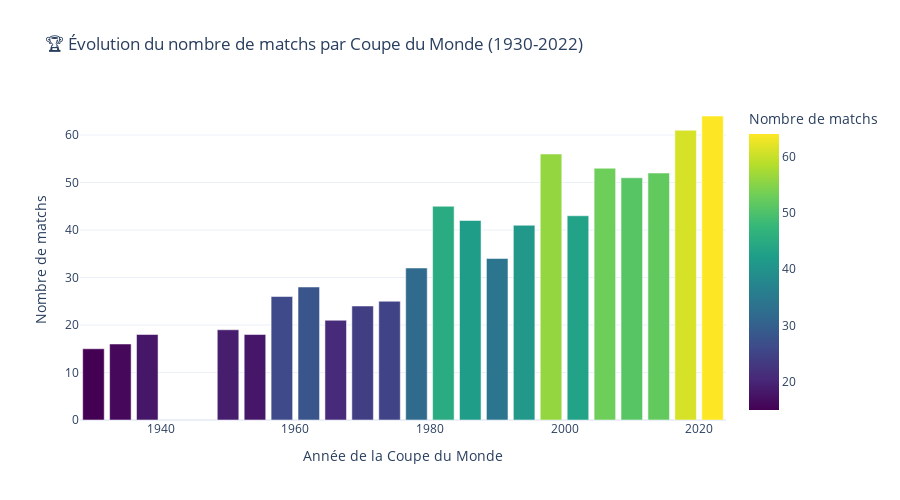

The cell this chart's notebook holds for it:
### Markdown cell above
## 🌍 Vue d'ensemble - L'évolution du football mondial
### Combien de matchs, de buts, d'équipes ? Que nous disent les chiffres globaux ?

### Code cell
# 📈 VISUALISATION 1 : Évolution du nombre de matchs par Coupe du Monde
matches_by_edition = match_final_kpi[(match_final_kpi["is_final"]== True)&(match_final_kpi["date"].notna())].groupby('edition').size().reset_index(name='nb_matches')
matches_by_edition['edition'] = matches_by_edition['edition'].astype(int)

fig = px.bar(matches_by_edition.sort_values('edition'), 
             x='edition', y='nb_matches',
             title="🏆 Évolution du nombre de matchs par Coupe du Monde (1930-2022)",
             labels={'edition': 'Année de la Coupe du Monde', 'nb_matches': 'Nombre de matchs'},
             color='nb_matches',
             color_continuous_scale='viridis')

fig.update_layout(height=500)
fig.show()

print(f"📊 Insight: De {matches_by_edition['nb_matches'].min()} matchs en 1930 à {matches_by_edition['nb_matches'].max()} matchs au maximum")

### Figure 1 — Plotly figure (JSON) as saved in the notebook; plotly's stock layout.template omitted (floating-point values rounded to 4 significant figures)
{"data": [{"hovertemplate": "Année de la Coupe du Monde=%{x}<br>Nombre de matchs=%{marker.color}<extra></extra>", "legendgroup": "", "marker": {"color": [15, 16, 18, 19, 18, 26, 28, 21, 24, 25, 32, 45, 42, 34, 41, 56, 43, 53, 51, 52, 61, 64], "coloraxis": "coloraxis", "pattern": {"shape": ""}}, "name": "", "orientation": "v", "showlegend": false, "textposition": "auto", "type": "bar", "x": [1930, 1934, 1938, 1950, 1954, 1958, 1962, 1966, 1970, 1974, 1978, 1982, 1986, 1990, 1994, 1998, 2002, 2006, 2010, 2014, 2018, 2022], "xaxis": "x", "y": [15, 16, 18, 19, 18, 26, 28, 21, 24, 25, 32, 45, 42, 34, 41, 56, 43, 53, 51, 52, 61, 64], "yaxis": "y"}], "layout": {"barmode": "relative", "coloraxis": {"colorbar": {"title": {"text": "Nombre de matchs"}}, "colorscale": [[0, "#440154"], [0.1111, "#482878"], [0.2222, "#3e4989"], [0.3333, "#31688e"], [0.4444, "#26828e"], [0.5556, "#1f9e89"], [0.6667, "#35b779"], [0.7778, "#6ece58"], [0.8889, "#b5de2b"], [1, "#fde725"]]}, "height": 500, "legend": {"tracegroupgap": 0}, "title": {"text": "🏆 Évolution du nombre de matchs par Coupe du Monde (1930-2022)"}, "xaxis": {"anchor": "y", "domain": [0, 1], "title": {"text": "Année de la Coupe du Monde"}}, "yaxis": {"anchor": "x", "domain": [0, 1], "title": {"text": "Nombre de matchs"}}}}
